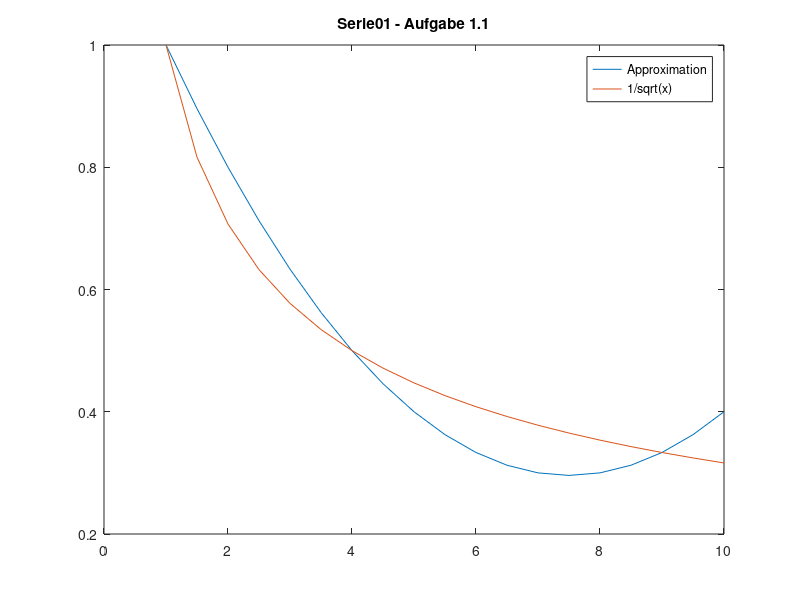

Here is the MATLAB script that generated this plot:
clear;
clc;

x = 1:0.5:10;
figure(1);
plot(x, 1/60.*x.^2-1/4.*x+37/30, x, 1./sqrt(x));
title("Serie01 - Aufgabe 1.1")
legend("Approximation", "1/sqrt(x)");